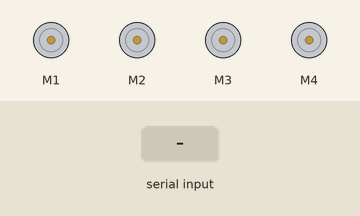
Recording of a sketch running on a simulated Arduino Uno, built with avr-gcc and run on an emulated ATmega328P. Parts: 4 × DC motor (green arrow = forward, orange = backward, longer = faster). The inputs (shaded band) are chosen by the test bench.

Above: at 1.2 s.
1.3 s: "90,45\n" received over Serial
At 1.7 s:
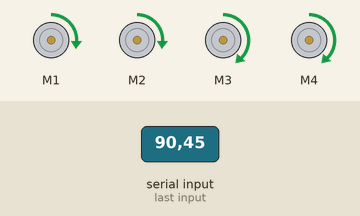
2.8 s: "30,150\n" received over Serial
At 4.0 s:
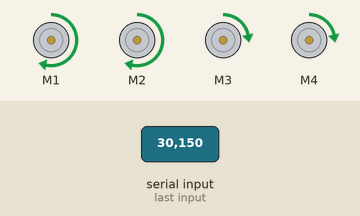
4.3 s: "90\n" received over Serial
At 5.0 s:
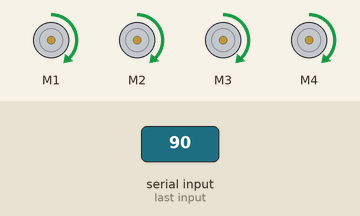
5.8 s: "200\n" received over Serial
At 6.2 s:
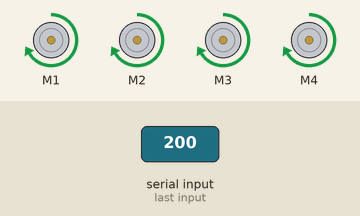
7.3 s: "1,90\n" received over Serial
At 8.5 s:
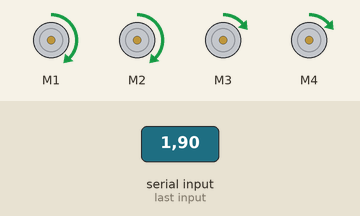
8.8 s: "0\n" received over Serial
At 9.6 s:
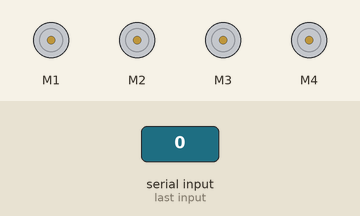
Timing chart, 0 to 11.3 s (numbered marks = the images above; inputs shaded):
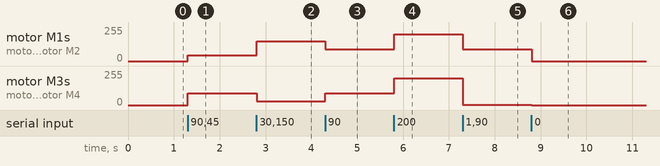

The sketch:

main.ino
```cpp
// Author: Benjamin Plamondon
#include <Servo.h>
#include <Wire.h>
#include <Adafruit_MotorShield.h>
#include "utility/Adafruit_MS_PWMServoDriver.h"
Adafruit_MotorShield AFMS = Adafruit_MotorShield();
Adafruit_DCMotor *motor_a = AFMS.getMotor(1);
Adafruit_DCMotor *motor_b = AFMS.getMotor(2);
Adafruit_DCMotor *motor_c = AFMS.getMotor(3);
Adafruit_DCMotor *motor_d = AFMS.getMotor(4);
String reading = "";
int comma_index;
String first_values;
String second_values;
int right_values;
int left_values;

void setup() {
  AFMS.begin();
  Serial.begin(9600);
  motor_a->setSpeed(0);
  motor_b->setSpeed(0);
  motor_c->setSpeed(0);
  motor_d->setSpeed(0);
}

void loop() {
  if (Serial.available() > 0) {
    reading = Serial.readStringUntil('\n'); // read from buffer until newline
    comma_index = reading.indexOf(','); // find index of delimiter
    first_values = reading.substring(0, comma_index); // parse left values
    second_values = reading.substring(comma_index+1,reading.length()); // parse right values
    left_values = first_values.toInt(); // cast to int
    right_values = second_values.toInt(); // cast to int
   }
   right();
   left();
}

void right(){
  //run forward
  if (right_values > 0){
    motor_a->run(FORWARD);
    motor_b->run(FORWARD);
    motor_a->setSpeed(right_values);
    motor_b->setSpeed(right_values);
  }
  //run backward
  if (right_values < 0){
    motor_a->run(BACKWARD);
    motor_b->run(BACKWARD);
    motor_a->setSpeed(abs(right_values));
    motor_b->setSpeed(abs(right_values));
  }
  // stop
  if (right_values == 0){
    motor_a->run(FORWARD);
    motor_b->run(FORWARD);
    motor_a->setSpeed(0);
    motor_b->setSpeed(0);
  }
}

void left(){
  //run forward
  if (left_values > 0){
    motor_c->run(FORWARD);
    motor_d->run(FORWARD);
    motor_c->setSpeed(left_values);
    motor_d->setSpeed(left_values);
  }
  //run backward
  if (left_values < 0){
    motor_c->run(BACKWARD);
    motor_d->run(BACKWARD);
    motor_c->setSpeed(abs(left_values));
    motor_d->setSpeed(abs(left_values));
  }
  // stop
  if (left_values == 0){
    motor_c->run(FORWARD);
    motor_d->run(FORWARD);
    motor_c->setSpeed(0);
    motor_d->setSpeed(0);
  }
}
```

Measured:
- after the input at 1.3 s, motor M1, motor M2: stopped → forward 45/255 at once; motor M3, motor M4: stopped → forward 90/255 at once
- after the input at 2.8 s, motor M1, motor M2: forward 45/255 → forward 150/255 at once; motor M3, motor M4: forward 90/255 → forward 30/255 at once
- after the input at 4.3 s, motor M1, motor M2: forward 150/255 → forward 90/255 at once; motor M3, motor M4: forward 30/255 → forward 90/255 at once
- after the input at 5.8 s, motor M1–4: forward 90/255 → forward 200/255 at once
- after the input at 7.3 s, motor M1, motor M2: forward 200/255 → forward 90/255 at once; motor M3, motor M4: forward 200/255 → forward 1/255 at once
- after the input at 8.8 s, motor M1, motor M2: forward 90/255 → stopped at once; motor M3, motor M4: forward 1/255 → stopped at once
